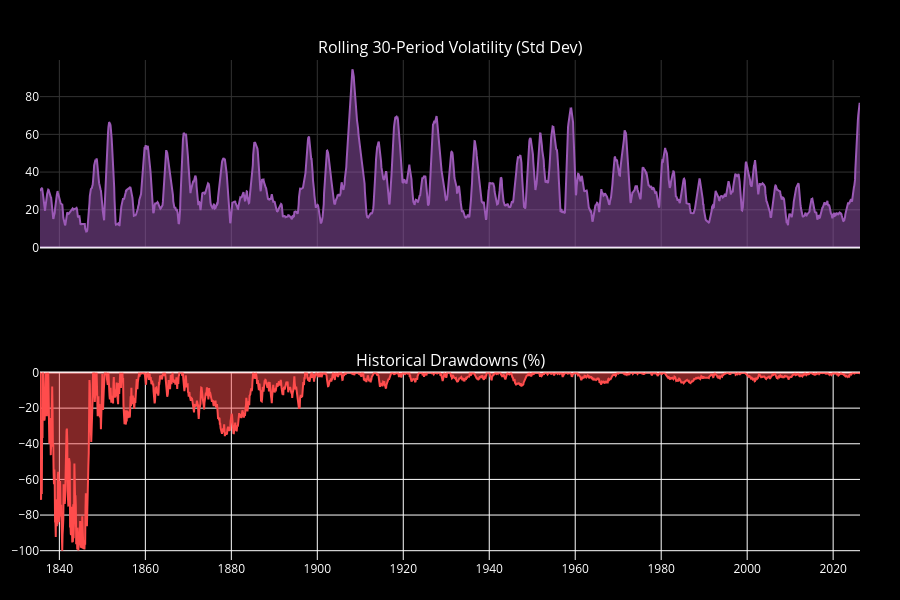

Notebook code cell kept with this figure:
### Markdown cell above
## ⚠️ Step 6: Volatility & Risk Analysis
<hr style="border:1px solid #9B59B6">

### Code cell
# Calculate Drawdown
rolling_max = df['Gold_Price'].cummax()
drawdown = (df['Gold_Price'] - rolling_max) / rolling_max * 100

fig = make_subplots(rows=2, cols=1, shared_xaxes=True, 
                    subplot_titles=("Rolling 30-Period Volatility (Std Dev)", "Historical Drawdowns (%)"))

fig.add_trace(go.Scatter(x=df.index, y=df['Rolling_Std_30'], fill='tozeroy', 
                         line=dict(color=COLORS['volatility']), name='Volatility'), row=1, col=1)

fig.add_trace(go.Scatter(x=df.index, y=drawdown, fill='tozeroy', 
                         line=dict(color=COLORS['forecast']), name='Drawdown'), row=2, col=1)

fig.update_layout(height=600, showlegend=False)
fig = apply_custom_theme(fig)
fig.show()

### Figure 1 — Plotly figure (JSON) as saved in the notebook; plotly's stock layout.template omitted (floating-point values rounded to 4 significant figures; data arrays with more than 128 entries replaced by an {"elided": "..."} marker saying what was removed)
{"data": [{"fill": "tozeroy", "line": {"color": "#9B59B6"}, "name": "Volatility", "type": "scatter", "x": {"elided": "2290 str values"}, "xaxis": "x", "y": {"elided": "2290 float values"}, "yaxis": "y"}, {"fill": "tozeroy", "line": {"color": "#FF4C4C"}, "name": "Drawdown", "type": "scatter", "x": {"elided": "2290 str values"}, "xaxis": "x2", "y": {"elided": "2290 float values"}, "yaxis": "y2"}], "layout": {"annotations": [{"font": {"size": 16}, "showarrow": false, "text": "Rolling 30-Period Volatility (Std Dev)", "x": 0.5, "xanchor": "center", "xref": "paper", "y": 1, "yanchor": "bottom", "yref": "paper"}, {"font": {"size": 16}, "showarrow": false, "text": "Historical Drawdowns (%)", "x": 0.5, "xanchor": "center", "xref": "paper", "y": 0.375, "yanchor": "bottom", "yref": "paper"}], "font": {"color": "white"}, "height": 600, "margin": {"b": 40, "l": 40, "r": 40, "t": 60}, "paper_bgcolor": "#000000", "plot_bgcolor": "#000000", "showlegend": false, "xaxis": {"anchor": "y", "domain": [0, 1], "gridcolor": "#333333", "matches": "x2", "showgrid": true, "showticklabels": false}, "xaxis2": {"anchor": "y2", "domain": [0, 1]}, "yaxis": {"anchor": "x", "domain": [0.625, 1], "gridcolor": "#333333", "showgrid": true}, "yaxis2": {"anchor": "x2", "domain": [0, 0.375]}}}
